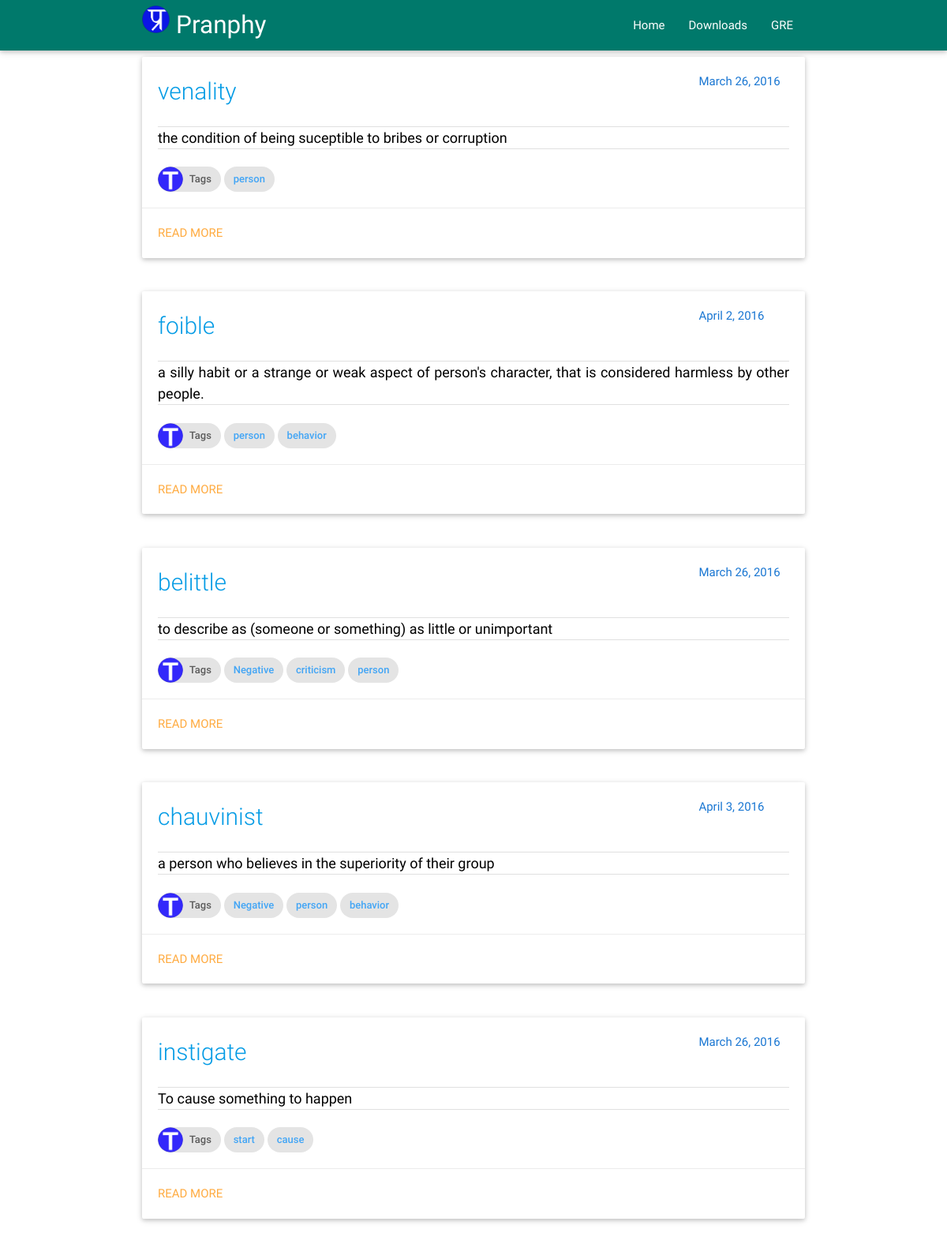
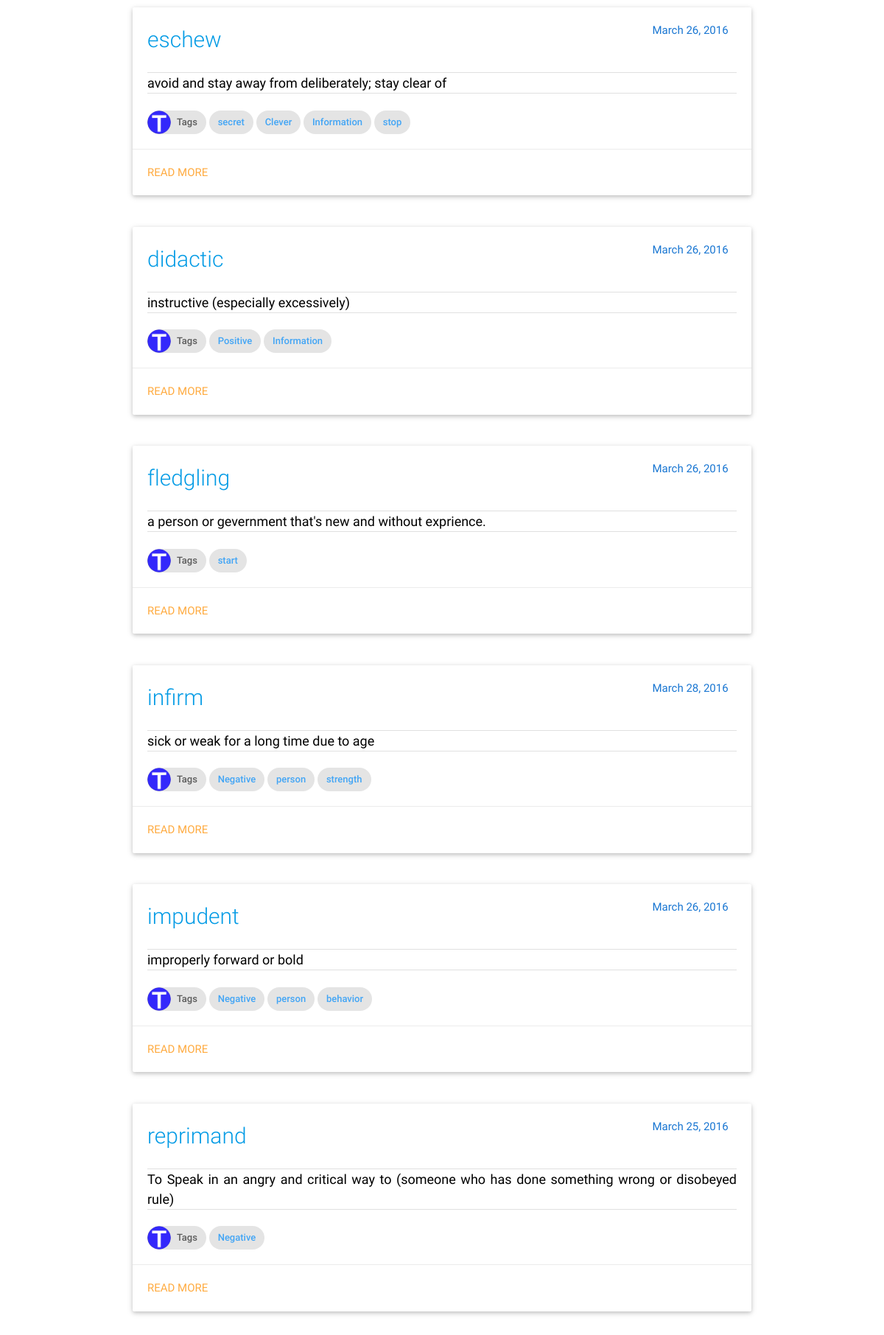
The app's page /gre/ (upper part) with its own data (2 pictures, top to bottom).
### gre/models.py (models this page shows, shortened)
class Vocab(models.Model):
    word = models.CharField(max_length=25,unique=True)
    meaning = models.CharField(max_length=250)
    sentences = models.TextField();
    createdate = models.DateTimeField(auto_now_add=True)
    updatedate = models.DateTimeField(auto_now=True)
    category = models.ManyToManyField('Tag',blank=False)
    source = models.ManyToManyField('Source',blank=False)
    synonym = models.ManyToManyField('Vocab',  blank=True, related_name="%(app_label)s_%(class)s_related_synonym")
    antonym = models.ManyToManyField('Vocab',  blank=True, related_name="%(app_label)s_%(class)s_related_antonym")
    seealso = models.ManyToManyField('Vocab',  blank=True, related_name="%(app_label)s_%(class)s_related_see_also" )

class Tag(models.Model):
    tagname = models.CharField(max_length=200,unique=True)
    def __str__(self):
        return self.tagname

### gre/views.py (the view)
def index(request):
    allword = list(Vocab.objects.all())
    random.shuffle(allword)
    template = loader.get_template('gre/index.html')
    Repeat = [1,2]
    context   = {
        'Repeat' : Repeat,
        'allword' : allword,
    }
    return HttpResponse(template.render(context,request))

### gre/templates/gre/index.html
{%extends "base.html" %}
{%load staticfiles %}
{%load BlogExtras %}
{%block bodycontent %}
{%block full-card %}
<div class="container">
{% for word in allword %}
<div class="row">
    <div class="col l12 s12 m12">
      <div class="card ">
        <div class="card-content black-text">
          <div class="row">
              <div class="col s12 m8 l10">
                  <span class="card-title teal-text text-darken-3" style="font-size: 2em">
                      <a href="{% url 'meaning' word.word %}">{{word.word}}</a>
                  </span>
              </div>
              <div class="col s12 m4  l2">
                  <span class="blue-text text-darken-2" style="text-align: right;">{{word.createdate|date:"F j, Y"}}</span>
              </div>
            </div>
            <div class="divider"></div>
            <div class="content" style="text-align: justify; font-size: 1.2em">
            <p>
                {{word.meaning}}<br/>
            </p>
          </div>
          <div class="divider"></div>
          <br/>
          <a href="{% url 'alltag' %}">
          <div class="chip">
                <img src="{%static 'images/capital-t.png'%}" alt="Tags">
                Tags
          </div>
          </a>
          {%for tag in word.category.all %}
          <a href="{% url 'tag' tag %}"><div class="chip blue-text text-lighten-1">{{tag}}</div></a>
          {%endfor %}
        </div>
        <div class="card-action">
            <a href="{% url 'meaning' word.word %}">read more</a>
        </div>
      </div>
    </div>
</div>
{% endfor %}
</div>
{%endblock full-card%}
{%endblock bodycontent %}

### records on screen
Vocab: word "venality", createdate "March 26, 2016", meaning "the condition of being suceptible to bribes or corruption"
Tag: tagname "person"
Vocab: word "foible", createdate "April 2, 2016", meaning "a silly habit or a strange or weak aspect of person's character, that is considered harmless by other people."
Tag: tagname "behavior"
Vocab: word "belittle", createdate "March 26, 2016", meaning "to describe as (someone or something) as little or unimportant"
Tag: tagname "Negative"
Tag: tagname "criticism"
Vocab: word "chauvinist", createdate "April 3, 2016", meaning "a person who believes in the superiority of their group"
Vocab: word "instigate", createdate "March 26, 2016", meaning "To cause something to happen"
Tag: tagname "start"
Tag: tagname "cause"
Vocab: word "eschew", createdate "March 26, 2016", meaning "avoid and stay away from deliberately; stay clear of"
Tag: tagname "secret"
Tag: tagname "Clever"
Tag: tagname "Information"
Tag: tagname "stop"
Vocab: word "didactic", createdate "March 26, 2016", meaning "instructive (especially excessively)"
Tag: tagname "Positive"
Vocab: word "fledgling", createdate "March 26, 2016", meaning "a person or gevernment that's new and without exprience."
Vocab: word "infirm", createdate "March 28, 2016", meaning "sick or weak for a long time due to age"
Tag: tagname "strength"
Vocab: word "impudent", createdate "March 26, 2016", meaning "improperly forward or bold"
Vocab: word "reprimand", createdate "March 25, 2016", meaning "To Speak in an angry and critical way to (someone who has done something wrong or disobeyed rule)"
